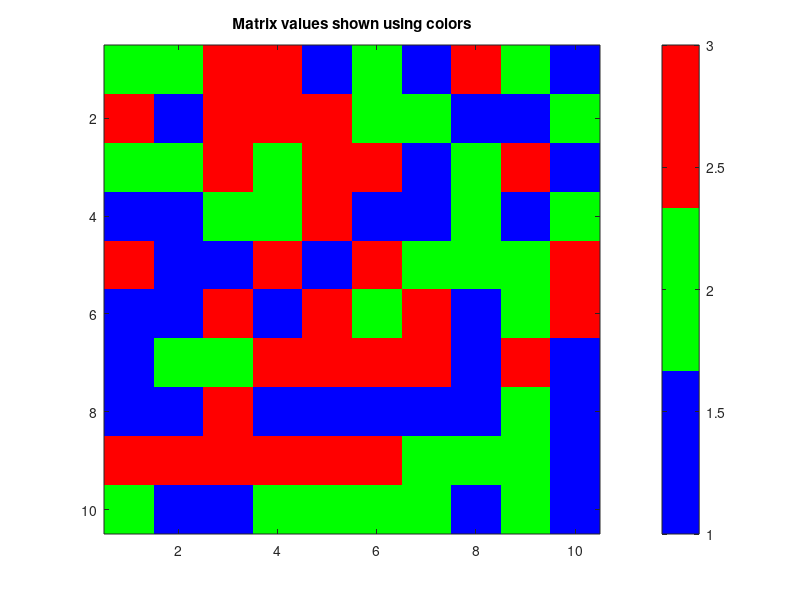

MATLAB code to generate this figure:
matrix= randi(100,10,10);
A=zeros(10,10);
for i=1:10
    for j=1:10
        if matrix(i,j)<=33 && matrix(i,j)>=1
            A(i,j) = 1;
        elseif matrix(i,j)<=66 && matrix(i,j)>=34
            A(i,j) = 2;
        elseif matrix(i,j)<=100 && matrix(i,j)>=67
            A(i,j) = 3;
        end
    end
end
imagesc(A)
colormap([0 0 1; 0 1 0; 1 0 0])
colorbar
title('Matrix values shown using colors')
